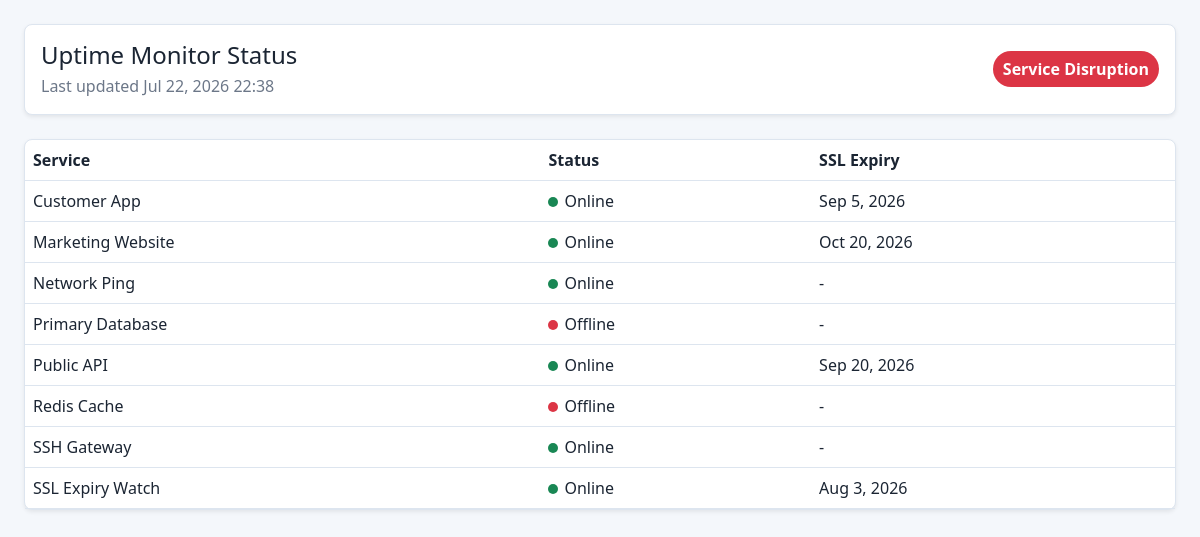
The page /status.php on the database its author committed.
### tables this page shows
CREATE TABLE settings (
    id INT UNSIGNED AUTO_INCREMENT PRIMARY KEY,
    site_name VARCHAR(120) NOT NULL DEFAULT 'Uptime Monitor',
    timezone VARCHAR(80) NOT NULL DEFAULT 'UTC',
    smtp_host VARCHAR(190) NULL,
    smtp_port INT UNSIGNED NOT NULL DEFAULT 587,
    smtp_username VARCHAR(190) NULL,
    smtp_password TEXT NULL,
    smtp_from_name VARCHAR(120) NULL,
    smtp_from_email VARCHAR(190) NULL,
    telegram_bot_token TEXT NULL,
    telegram_chat_id VARCHAR(120) NULL,
    default_timeout INT UNSIGNED NOT NULL DEFAULT 10,
    default_check_interval INT UNSIGNED NOT NULL DEFAULT 5,
    application_logo VARCHAR(500) NULL
);

CREATE TABLE monitors (
    id INT UNSIGNED AUTO_INCREMENT PRIMARY KEY,
    monitor_name VARCHAR(160) NOT NULL,
    monitor_type ENUM('website', 'https', 'api', 'database', 'tcp', 'tcp_port', 'ping', 'ssl') NOT NULL DEFAULT 'website',
    target VARCHAR(500) NOT NULL,
    port INT UNSIGNED NULL,
    check_interval INT UNSIGNED NOT NULL DEFAULT 5,
    timeout INT UNSIGNED NOT NULL DEFAULT 10,
    expected_status_code INT UNSIGNED NOT NULL DEFAULT 200,
    keyword VARCHAR(190) NULL,
    ssl_monitor TINYINT(1) NOT NULL DEFAULT 0,
    notification_group INT UNSIGNED NULL,
    status ENUM('online', 'offline', 'paused') NOT NULL DEFAULT 'online',
    ssl_expires_at DATETIME NULL,
    last_checked_at DATETIME NULL,
    last_notified_at DATETIME NULL,
    retry_attempts INT UNSIGNED NOT NULL DEFAULT 3,
    notification_cooldown INT UNSIGNED NOT NULL DEFAULT 30,
    maintenance_mode TINYINT(1) NOT NULL DEFAULT 0,
    created_at DATETIME NOT NULL DEFAULT CURRENT_TIMESTAMP,
    INDEX idx_status (status),
    INDEX idx_type (monitor_type),
    INDEX idx_group (notification_group),
    CONSTRAINT fk_monitors_notification_group FOREIGN KEY (notification_group) REFERENCES notification_groups(id) ON DELETE SET NULL
);

### includes/helpers.php (called while the page is built, shortened)
<?php
function config(string $key, mixed $default = null): mixed
{
    static $config = null;
    if ($config === null) {
        $config = require APP_ROOT . '/config/config.php';
    }
    return $config[$key] ?? $default;
}
function e(?string $value): string
{
    return htmlspecialchars((string) $value, ENT_QUOTES | ENT_SUBSTITUTE, 'UTF-8');
}
function url(string $path = ''): string
{
    $base = rtrim((string) config('base_url', ''), '/');
    $path = ltrim($path, '/');
    return $base . ($path !== '' ? '/' . $path : '');
}
function current_user(): ?array
{
    return Auth::user();
}
function app_setting(string $key, mixed $default = null): mixed
{
    return Setting::get($key, $default);
}

### config/config.php (called while the page is built, shortened)
<?php
return [
    'app_name' => 'Uptime Monitor',
    'base_url' => '',
    'timezone' => 'UTC',
    'session_name' => 'uptime_monitor_session',
    'secure_cookies' => false,
    'cron_web_key' => 'change-this-long-random-key',
    'secret_key' => 'change-this-32-byte-secret-key',
    'allow_private_monitor_targets' => false,
    'follow_http_redirects' => false,
    'public_status_show_targets' => false,
    'debug' => false,
];

### includes/init.php (called while the page is built, shortened)
<?php
$appConfig = require APP_ROOT . '/config/config.php';
require_once APP_ROOT . '/includes/helpers.php';
spl_autoload_register(static function (string $class): void {
    $file = APP_ROOT . '/classes/' . $class . '.php';
});
try {
    $configuredTimezone = Setting::get('timezone', $appConfig['timezone'] ?? 'UTC');
} catch (Throwable) {
    date_default_timezone_set((string) ($appConfig['timezone'] ?? 'UTC'));
}

### classes/Auth.php (called while the page is built, shortened)
<?php
final class Auth
{
    public static function user(): ?array
    {
        if (empty($_SESSION['user_id'])) {
            return null;
        }
        static $user = null;
        return $user;
    }
}

### config/database.php (called while the page is built, shortened)
<?php
return [
    'host' => 'localhost',
    'port' => 3306,
    'database' => 'uptime_monitor',
    'username' => 'root',
    'password' => '',
    'charset' => 'utf8mb4',
];

### classes/Database.php (called while the page is built, shortened)
<?php
final class Database
{
    private static ?PDO $connection = null;
    public static function connection(): PDO
    {
        if (self::$connection instanceof PDO) {
            return self::$connection;
        }
        $db = require APP_ROOT . '/config/database.php';
        $dsn = sprintf(
            'mysql:host=%s;port=%d;dbname=%s;charset=%s',
            $db['host'],
            $db['port'],
            $db['database'],
            $db['charset'] ?? 'utf8mb4'
        );
        self::$connection = new PDO($dsn, (string) $db['username'], (string) $db['password'], [
            PDO::ATTR_ERRMODE => PDO::ERRMODE_EXCEPTION,
            PDO::ATTR_DEFAULT_FETCH_MODE => PDO::FETCH_ASSOC,
            PDO::ATTR_EMULATE_PREPARES => false,
        ]);
        return self::$connection;
    }
    public static function fetch(string $sql, array $params = []): ?array
    {
        $stmt = self::query($sql, $params);
        $row = $stmt->fetch();
        return $row === false ? null : $row;
    }
    public static function fetchAll(string $sql, array $params = []): array
    {
        return self::query($sql, $params)->fetchAll();
    }
    public static function query(string $sql, array $params = []): PDOStatement
    {
        $stmt = self::connection()->prepare($sql);
        $stmt->execute($params);
        return $stmt;
    }
}

### classes/Setting.php (called while the page is built, shortened)
<?php
final class Setting
{
    private static ?array $settings = null;
    public static function all(): array
    {
        if (self::$settings === null) {
            self::$settings = Database::fetch('SELECT * FROM settings ORDER BY id ASC LIMIT 1') ?? [];
            foreach (['smtp_password', 'telegram_bot_token'] as $secretField) {
                if (isset(self::$settings[$secretField])) {
                    self::$settings[$secretField] = Secret::decrypt((string) self::$settings[$secretField]);
                }
            }
        }
        return self::$settings;
    }
    public static function get(string $key, mixed $default = null): mixed
    {
        $settings = self::all();
        return $settings[$key] ?? $default;
    }
}

### status.php (the view, shortened to what this page needs)
<?php
require __DIR__ . '/includes/init.php';
$publicPage = true;
$monitors = Database::fetchAll('SELECT * FROM monitors WHERE status != "paused" ORDER BY monitor_name');
$overall = 'online';
foreach ($monitors as $monitor) {
    if ($monitor['status'] === 'offline') {
        $overall = 'offline';
        break;
    }
}
require APP_ROOT . '/includes/header.php';
?>
<div class="card shadow-sm mb-4">
    <div class="card-body d-flex justify-content-between align-items-center">
        <div>
            <h2 class="h4 mb-1"><?= e(app_setting('site_name', 'Uptime Monitor')) ?> Status</h2>
            <div class="muted">Last updated <?= e(date('M j, Y H:i')) ?></div>
        </div>
        <span class="badge-status text-bg-<?= $overall === 'online' ? 'success' : 'danger' ?>"><?= $overall === 'online' ? 'All Systems Operational' : 'Service Disruption' ?></span>
    </div>
</div>
<div class="card shadow-sm">
    <div class="table-responsive">
        <table class="table table-hover align-middle mb-0">
            <thead>
                <tr>
                    <th>Service</th>
                    <th>Status</th>
                    <th>SSL Expiry</th>
                </tr>
            </thead>
            <tbody>
            <?php foreach ($monitors as $monitor): ?>
                <tr>
                    <td><?= e($monitor['monitor_name']) ?></td>
                    <td><span class="status-dot <?= e($monitor['status']) ?>"></span><?= e(ucfirst($monitor['status'])) ?></td>
                    <td><?= $monitor['ssl_expires_at'] ? e(date('M j, Y', strtotime($monitor['ssl_expires_at']))) : '-' ?></td>
                </tr>
            <?php endforeach; ?>
            </tbody>
        </table>
    </div>
</div>
<?php require APP_ROOT . '/includes/footer.php'; ?>

### includes/header.php (shortened to what this page needs)
<?php
$user = current_user();
$isPublicPage = !empty($publicPage);
?>
<!doctype html>
<html lang="en" data-theme="<?= e($_COOKIE['theme'] ?? 'light') ?>">
<head>
    <link href="https://cdn.jsdelivr.net/npm/bootstrap@5.3.3/dist/css/bootstrap.min.css" rel="stylesheet">
    <link rel="stylesheet" href="<?= e(url('assets/app.css')) ?>">
</head>
<body>
<div class="app-shell">
    <main class="app-main <?= (!$user && !$isPublicPage) ? 'auth-main' : '' ?>">

### includes/footer.php (shortened to what this page needs)
    </main>
</div>
</body>
</html>

### assets/app.css (style rules this page uses)
:root { --bg: #f4f7fb; --panel: #ffffff; --text: #1b2533; --muted: #6c7788; --line: #dde5ef; --sidebar: #111827; --accent: #0d6efd; }
body { background: var(--bg); color: var(--text); min-height: 100vh; }
.app-shell { display: flex; min-height: 100vh; }
.app-main { flex: 1; padding: 24px; min-width: 0; }
.topbar span, .muted { color: var(--muted); }
.card, .modal-content { background: var(--panel); color: var(--text); border-color: var(--line); border-radius: 8px; }
.table { --bs-table-bg: transparent; --bs-table-color: var(--text); --bs-table-border-color: var(--line); }
.status-dot { display: inline-block; width: 10px; height: 10px; border-radius: 50%; margin-right: 6px; }
.online { background: #198754; }
.offline { background: #dc3545; }
.badge-status { border-radius: 999px; padding: 6px 10px; font-weight: 600; }

### rows shown on the page
settings: site_name "Uptime Monitor"
monitors: monitor_name "Customer App", status "Online", ssl_expires_at "Sep 5, 2026"
monitors: monitor_name "Marketing Website", status "Online", ssl_expires_at "Oct 20, 2026"
monitors: monitor_name "Network Ping", status "Online"
monitors: monitor_name "Primary Database", status "Offline"
monitors: monitor_name "Public API", status "Online", ssl_expires_at "Sep 20, 2026"
monitors: monitor_name "Redis Cache", status "Offline"
monitors: monitor_name "SSH Gateway", status "Online"
monitors: monitor_name "SSL Expiry Watch", status "Online", ssl_expires_at "Aug 3, 2026"
